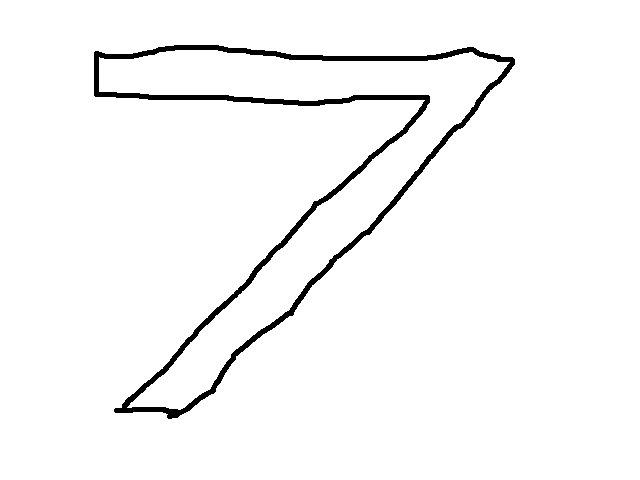
#> input picture Image_recognition/python_code/images/test.png, 640 x 480 px
$ python -i imgrecog.py   (imports and definitions only)   (Python 2 division)
#> lines starting #> are read from the running program, lines starting #| are printed output that depends on the picture
from PIL import Image
import numpy as np
import matplotlib.pyplot as plt
import time
from collections import Counter
"""
i   = Image.open('images/numbers/y0.4.png')
iar = np.asarray(i) #split the image into an array
					#each subarray is a row within an image
					#each row is a pixel!!
					#the 4 coordenates means the color of the RGB
#print iar
plt.imshow(iar)
print iar
plt.show()
"""

# from images to array
def createExamples():
	numberArrayExamples = open('numArEx.txt', 'a')
	numbersWeHave       = range(0, 10)
	versionsWeHave      = range(1, 10)
	for eachNum in numbersWeHave:
		for eachVer in versionsWeHave:
			#print str(eachNum) + '.' + str(eachVer)
			imgFilePath = 'images/numbers/' + str(eachNum) + '.' + str(eachVer)+'.png'
			ei          = Image.open(imgFilePath)
			eiar        = np.array(ei)
			eiar1       = str(eiar.tolist())
			lineToWrite = str(eachNum) + '::' + eiar1 + "\n"
			numberArrayExamples.write(lineToWrite)

#one parameter
#compare the image
#not like a nn :(
def whatNumIsThis(filePath):
#> called with filePath = 'images/test.png'
	matchedAr  = []
	loadExamps = open('numArEx.txt', 'r').read()
#> (reads Image_recognition/python_code/numArEx.txt from the repository)
	loadExamps = loadExamps.split('\n')
	i          = Image.open(filePath)
#> i is the input picture: PIL image 640x480 RGBA; mean R, G, B, A 247.3, 247.3, 247.3, 255
	iar        = np.array(i)
	iarl       = iar.tolist()
#> iarl = 480 items
	inQuestion = str(iarl)
	for eachExample in loadExamps:
		if len(eachExample) > 3:
			splitEx    = eachExample.split('::')
			currentNum = splitEx[0]
			currentAr  = splitEx[1]
			eachPixEx  = currentAr.split('],')
			eachPixInQ = inQuestion.split('],')
			x          = 0
			while x < len(eachPixEx):
				if eachPixEx[x] == eachPixInQ[x]:
					matchedAr.append(int(currentNum))
				x += 1
#> after the loop, matchedAr = 8292 values, max 9 at index 2481, min 0 at index 0, mean 4.41
	print matchedAr
#> (printed output is left out)
	x = Counter(matchedAr)
#> x = 10 items
	print x
	graphX = []
	graphY = []
	for eachThing in x:
		print eachThing
		graphX.append(eachThing)
		print "-----------"
		print x[eachThing]
		graphY.append(x[eachThing])
#> this loop made 10 passes
#> after the loop, graphX = [0, 1, 2, 3, 4, 5, 6, 7, 8, 9]; graphY = [891, 879, 738, 891, 918, 798, 714, 918, 696, 849]
	fig = plt.figure()
	ax1 = plt.subplot2grid((4,4), (0,0), rowspan = 1, colspan = 4)
	ax2 = plt.subplot2grid((4,4), (1,0), rowspan = 1, colspan = 4)
	ax1.imshow(iar)
	ax2.bar(graphX, graphY, align='center')
	plt.ylim(400)
	xloc = plt.MaxNLocator(12)
	ax2.xaxis.set_major_locator(xloc)
	print "--------------"
	plt.show()
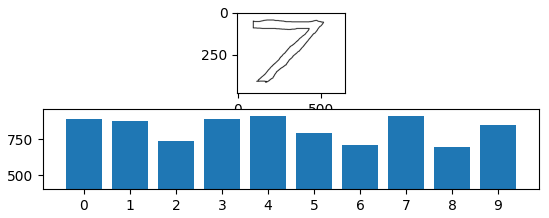
#> figure drawn by matplotlib, 2 panels

#function to transform the image to black and white
def threshold(imageArray):
	balanceAr = []
	newAr     = imageArray
	for eachRow in imageArray:
		for eachPix in eachRow:
			avgNum = reduce(lambda x, y: x + y, eachPix[:3])/len(eachPix[:3])
			balanceAr.append(avgNum)
	balance = reduce(lambda x, y: x + y, balanceAr)/len(balanceAr)
	for eachRow in newAr:
		for eachPix in eachRow:
			if reduce(lambda x, y: x + y, eachPix[:3])/len(eachPix[:3]) > balance:
				eachPix[0] = 255
				eachPix[1] = 255
				eachPix[2] = 255
				eachPix[3] = 255
			else:
				eachPix[0] = 0
				eachPix[1] = 0
				eachPix[2] = 0
				eachPix[3] = 255
	return newAr
# [1 line not run here, left out]
# [1 line that did not run here, left out]
# [1 line not run here, left out]
# [1 line that did not run here, left out]
# [1 line not run here, left out]
# [1 line that did not run here, left out]
# [1 line not run here, left out]
# [1 line that did not run here, left out]

"""
threshold(iar3)
fig = plt.figure()
ax1 = plt.subplot2grid((8,6), (0,0), rowspan = 4, colspan = 3)
ax2 = plt.subplot2grid((8,6), (4,0), rowspan = 4, colspan = 3)
ax3 = plt.subplot2grid((8,6), (0,3), rowspan = 4, colspan = 3)
ax4 = plt.subplot2grid((8,6), (4,3), rowspan = 4, colspan = 3)

ax1.imshow(iar)
ax2.imshow(iar2)
ax3.imshow(iar3)
ax4.imshow(iar4)

plt.show()
"""
ex = [1,1,2,6,4,2,2,6,1]
c  = Counter(ex)
# [1 line not run here, left out]

>>> result = whatNumIsThis('images/test.png')
